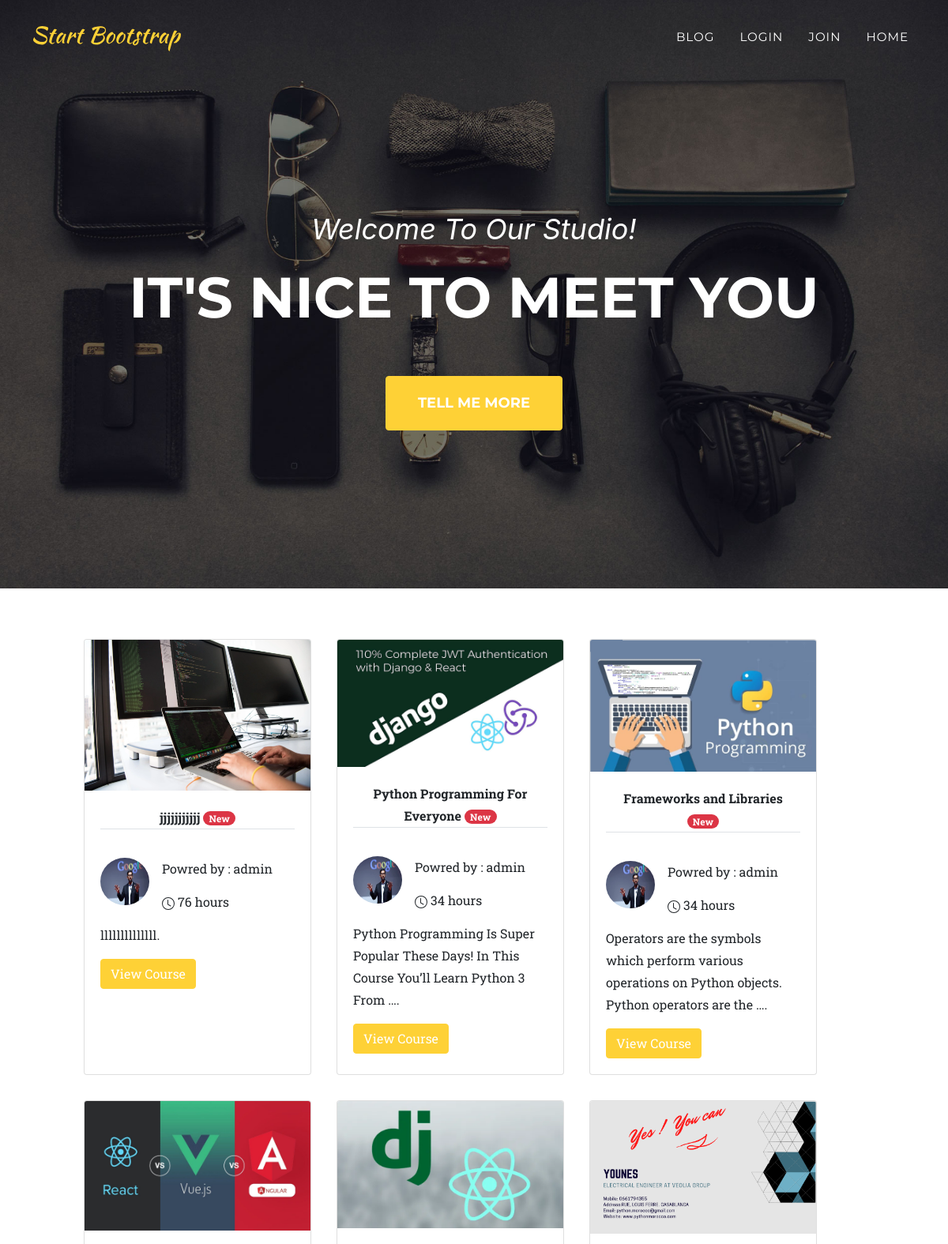
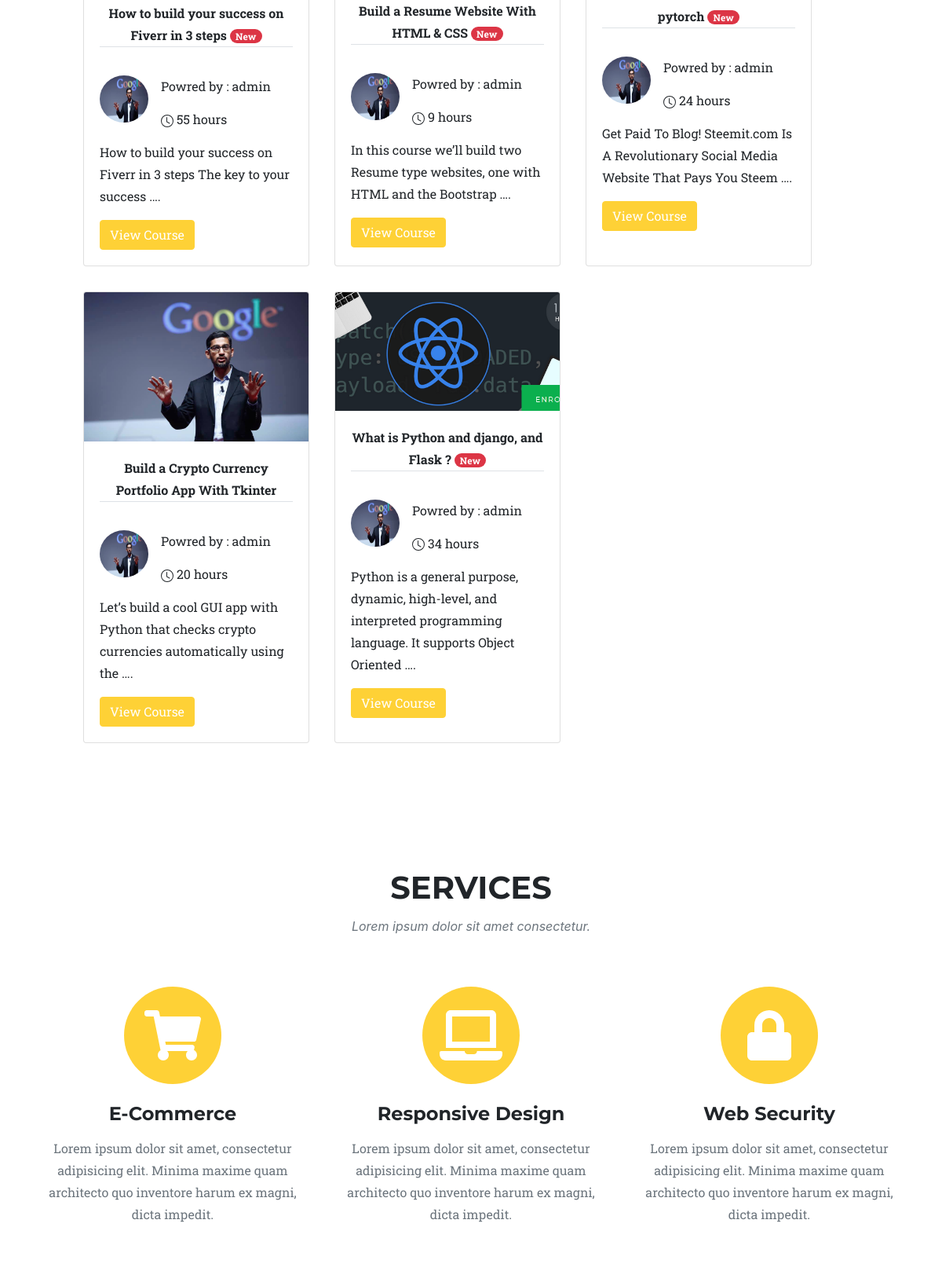
/blog/user/admin (upper part), run on an earlier commit of the app's database (2 pictures, top to bottom).
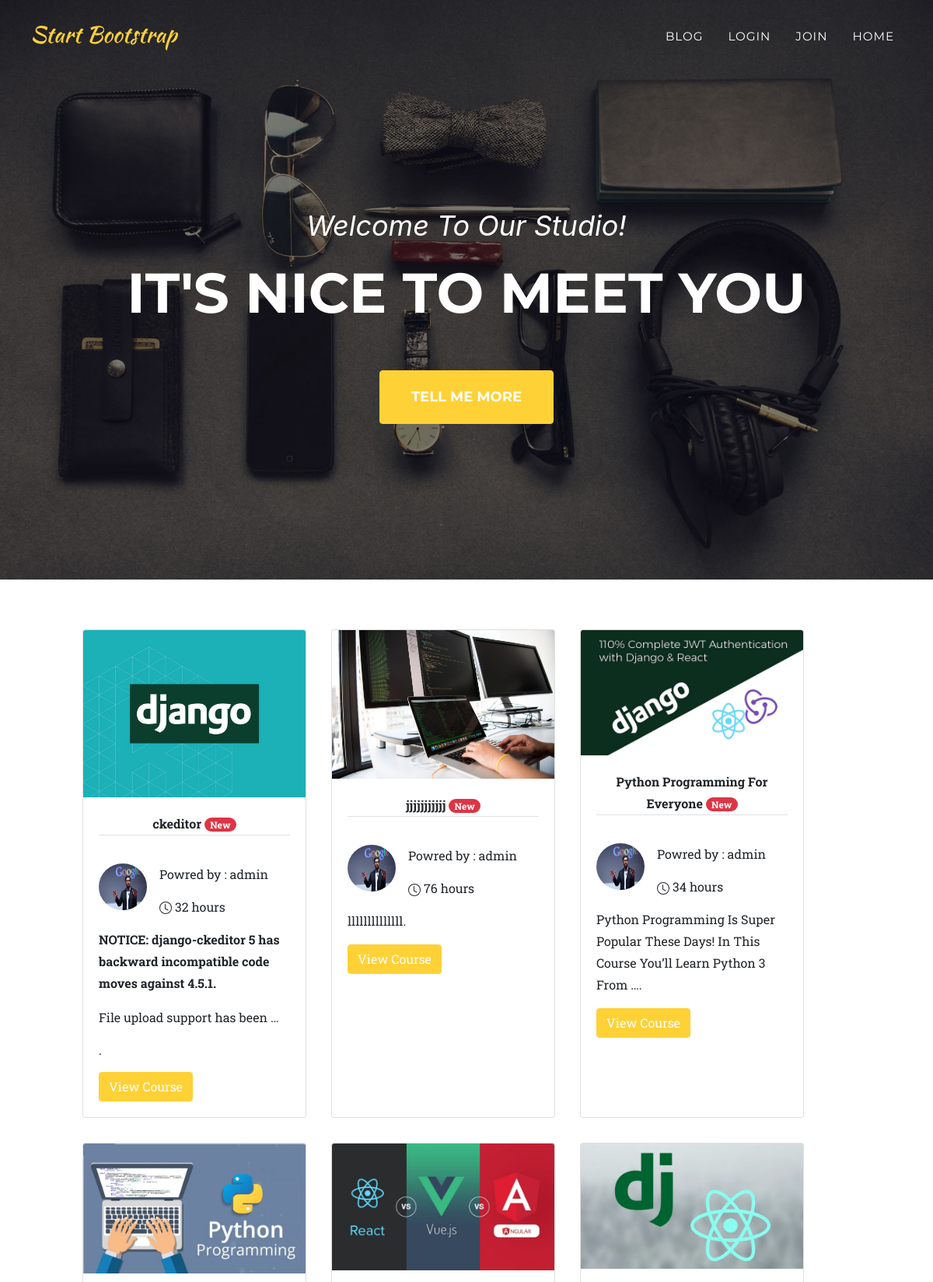
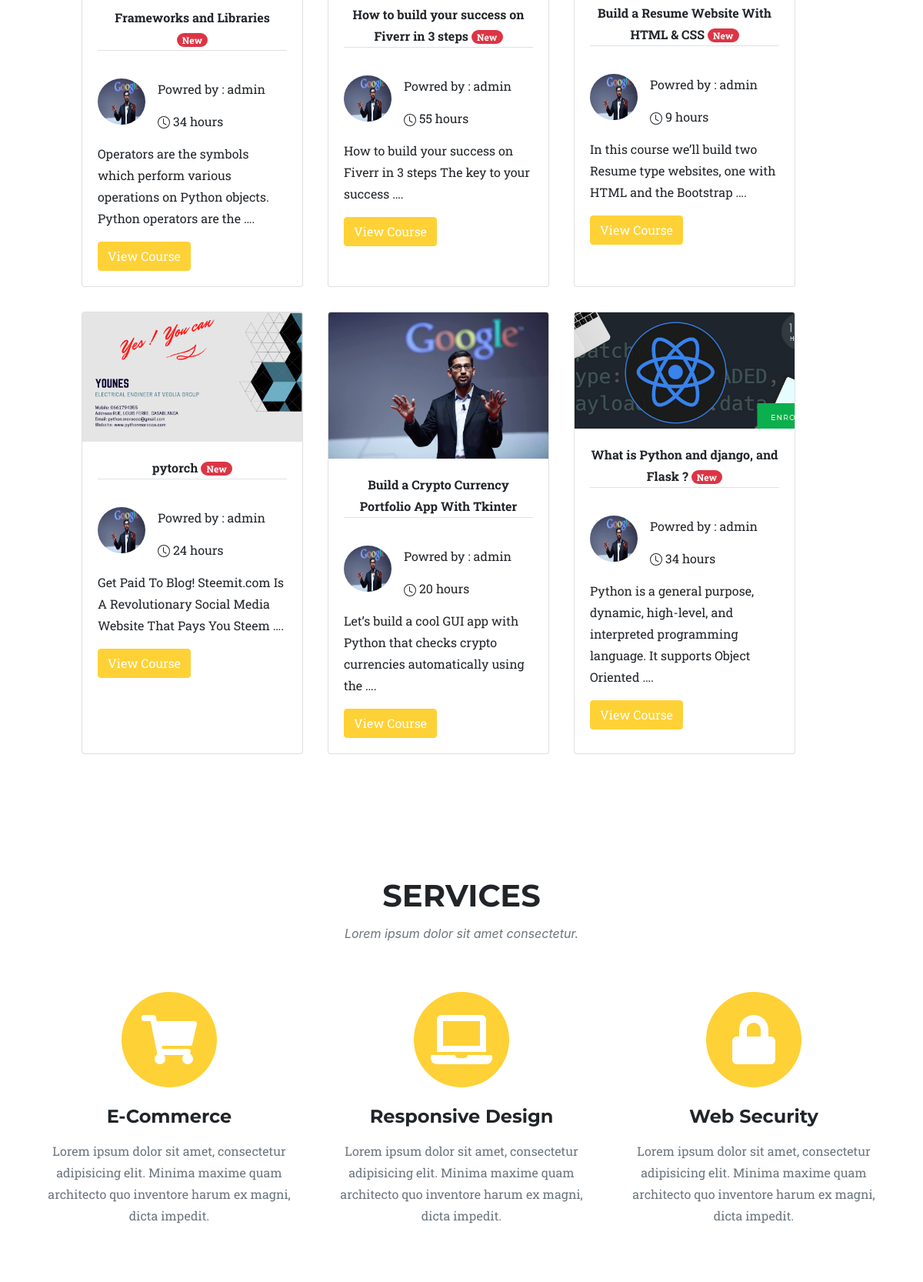
And on a later commit of the database (2 pictures, top to bottom).
### blog2/models.py (models this page shows, shortened)
class Course(models.Model):
    title = models.CharField(max_length=100, blank=True, null=True)
    content = RichTextUploadingField()
    post_date = models.DateTimeField(default=timezone.now , verbose_name ='Creation Date')
    post_update = models.DateTimeField(auto_now = True)
    author = models.ForeignKey(User,related_name='course' , on_delete=models.CASCADE)
    price = models.IntegerField()
    image = models.ImageField(default = 'default.jpg' , upload_to ='courses_pics')
    duree = models.IntegerField(blank=True, null=True , verbose_name ='Duration')
    is_new = models.BooleanField(default=False , verbose_name ='New Course or not')
    class Meta :
        ordering = ("-post_date",)

### blog/models.py (models this page shows, shortened)
class Profile(models.Model) :
    user = models.OneToOneField(User, related_name='pp', on_delete=models.CASCADE)
    img = models.ImageField( default = 'default.jpg',upload_to = "pics/")

### blog2/views.py (the view)
# urls.py: path('user/<str:username>', views.user_course, name ="user-path"),
def user_course(request,username) :
    user = User.objects.get(username = username )
    return render(request, 'blog2/user_course.html', {'user_posts' : user.course.all()})

### blog2/templates/blog2/user_course.html
{% extends "blog/home.html" %}
{% block content %}
<div class="row m-5">
    {% for course in user_posts   %}
<div class="card m-3" style="width: 18rem;">
    <img src="{{course.image.url}}" class="card-img-top" alt="...">
    <div class="card-body">
      <p class="card-title text-center border-bottom"><strong>  {{course.title}}  </strong>
        {% if course.is_new  %}
        <span class="badge badge-pill badge-danger">New</span>
        {% endif %}
    </p>
<br>
<div class="media mb-3">
    <img src="{{course.author.pp.img.url}}" class="mr-3 rounded-circle img_profile" alt="...">
    <div class="media-body">
      <p>Powred by : {{course.author.username}}</p>
      <svg xmlns="http://www.w3.org/2000/svg" width="16" height="16" fill="currentColor" class="bi bi-clock" viewBox="0 0 16 16">
        <path d="M8 3.5a.5.5 0 0 0-1 0V9a.5.5 0 0 0 .252.434l3.5 2a.5.5 0 0 0 .496-.868L8 8.71V3.5z"/>
        <path d="M8 16A8 8 0 1 0 8 0a8 8 0 0 0 0 16zm7-8A7 7 0 1 1 1 8a7 7 0 0 1 14 0z"/>
      </svg>
     {{course.duree}} hours
    </div>
  </div>
      <p >{{course.content | safe | truncatewords_html:15}}.</p>
      <a href="{% url 'detail-path' course.pk %}" class="btn btn-primary">View Course</a>
    </div>
  </div>
  {% endfor %}
</div>
{% endblock  %}

### blog/templates/blog/home.html (shortened to what this page needs)
<!DOCTYPE html>
<html lang="en">
    <head>
        {% load static %}
        <link href="{% static 'css/styles.css' %}" rel="stylesheet" />
        <link href="{% static 'css/st.css' %}" rel="stylesheet" />
    </head>
    <body id="page-top">
        <nav class="navbar navbar-expand-lg navbar-dark fixed-top" id="mainNav">
            <div class="container">
                <a class="navbar-brand js-scroll-trigger" href="#page-top"><img src="assets/img/navbar-logo.svg" alt="" /></a>
                <div class="collapse navbar-collapse" id="navbarResponsive">
                    <ul class="navbar-nav text-uppercase ml-auto">
                        {% if user.is_authenticated %}
                        <li class="nav-item"><a class="nav-link js-scroll-trigger" href="#services">Services</a></li>
                        <li class="nav-item"><a class="nav-link js-scroll-trigger" href="#portfolio">Portfolio</a></li>
                        <li class="nav-item"><a class="nav-link js-scroll-trigger" href="#about">About</a></li>
                        <li class="nav-item"><a class="nav-link js-scroll-trigger" href="{% url 'profile-path' %}">Hello ,{{request.user}}</a></li>
                        <li class="nav-item"><a class="nav-link js-scroll-trigger" href="{% url 'logout-path' %}">Logout</a></li>
                        <li class="nav-item"><a class="nav-link js-scroll-trigger" href="{% url 'home-post-path' %}">Couses </a></li>
<li class="nav-item"><a class="nav-link js-scroll-trigger" href="{% url 'create-path' %}">Create Course</a></li>
                        {% else %}
   <li class="nav-item"><a class="nav-link js-scroll-trigger" href="{% url 'home-post-path' %}">Blog</a></li>
                        <li class="nav-item"><a class="nav-link js-scroll-trigger" href="{% url 'login-path' %}">Login</a></li>
                        <li class="nav-item"><a class="nav-link js-scroll-trigger" href="{% url 'register-path' %}">Join</a></li>
                        <li class="nav-item"><a class="nav-link js-scroll-trigger" href="{% url 'home-path' %}">Home</a></li>
                    {% endif %}
                    </ul>
                </div>
            </div>
        </nav>
        <header class="masthead">
            <div class="container">
                <div class="masthead-subheading">Welcome To Our Studio!</div>
                <div class="masthead-heading text-uppercase">It's Nice To Meet You</div>
                <a class="btn btn-primary btn-xl text-uppercase js-scroll-trigger" href="#services">Tell Me More</a>
            </div>
        </header>
<div class="container mt-3">
    {% block content %}
    {% endblock  %}
</div>
        <section class="page-section" id="services">
            <div class="container">
                <div class="text-center">
                    <h2 class="section-heading text-uppercase">Services</h2>
                    <h3 class="section-subheading text-muted">Lorem ipsum dolor sit amet consectetur.</h3>
                </div>
                <div class="row text-center">
                    <div class="col-md-4">
                        <span class="fa-stack fa-4x">
                            <i class="fas fa-circle fa-stack-2x text-primary"></i>
                            <i class="fas fa-shopping-cart fa-stack-1x fa-inverse"></i>
                        </span>
                        <h4 class="my-3">E-Commerce</h4>
                        <p class="text-muted">Lorem ipsum dolor sit amet, consectetur adipisicing elit. Minima maxime quam architecto quo inventore harum ex magni, dicta impedit.</p>
                    </div>
                    <div class="col-md-4">
                        <span class="fa-stack fa-4x">
                            <i class="fas fa-circle fa-stack-2x text-primary"></i>
                            <i class="fas fa-laptop fa-stack-1x fa-inverse"></i>
                        </span>
                        <h4 class="my-3">Responsive Design</h4>
                        <p class="text-muted">Lorem ipsum dolor sit amet, consectetur adipisicing elit. Minima maxime quam architecto quo inventore harum ex magni, dicta impedit.</p>
                    </div>
                    <div class="col-md-4">
                        <span class="fa-stack fa-4x">
                            <i class="fas fa-circle fa-stack-2x text-primary"></i>
                            <i class="fas fa-lock fa-stack-1x fa-inverse"></i>
                        </span>
                        <h4 class="my-3">Web Security</h4>
                        <p class="text-muted">Lorem ipsum dolor sit amet, consectetur adipisicing elit. Minima maxime quam architecto quo inventore harum ex magni, dicta impedit.</p>
                    </div>
                </div>
            </div>
        </section>
    </body>
</html>

### blog/static/css/st.css (style rules this page uses)
.img_profile { height: 60px; width: 62px; margin-right: 16px; }

What changed in the data, as far as the page shows it:
added Course: image (picture), title "ckeditor", is_new "New", author.pp.img (picture), author.username "admin", duree "32", content "NOTICE: django-ckeditor 5 has backward incompatible code moves against 4.5.1. File upload support has been …"
